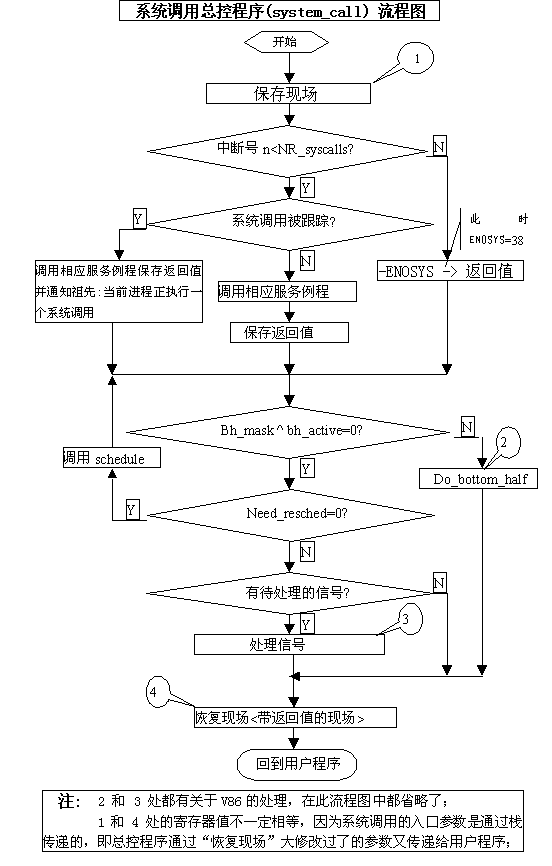
#> input picture struct.bmp, 552 x 866 px
$ python pil.py
#> lines starting #> are read from the running program, lines starting #| are printed output that depends on the picture; after the words box and inside, x2 and y2 are one past the last pixel; in counts of white or black regions, pixels touching at a corner belong together
#!/usr/bin/env python3.4
# -*- coding: utf-8 -*-

from PIL import Image

# 打开一个jpg图像文件，注意是当前路径:
im = Image.open('struct.bmp')
#> im is the input picture: PIL image 552x866 P; 94.6% white; black in thin lines or dots, all inside (x1, y1, x2, y2) = (35, 0, 538, 852)
# # 获得图像尺寸:
w, h = im.size
#> w = 552; h = 866
print('Original image size: %sx%s' % (w, h))
#| Original image size: 552x866
# # 缩放到50%:
im.thumbnail((w//2, h//2))
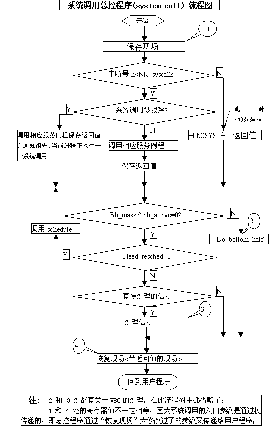
#> im: PIL image 276x433 P; 94.9% white; black in thin lines or dots, all inside (x1, y1, x2, y2) = (17, 0, 269, 426)
print('Resize image to: %sx%s' % (w//2, h//2))
#| Resize image to: 276x433
# # 把缩放后的图像用jpeg格式保存:
im.save('thumbnail.bmp', 'bmp')
